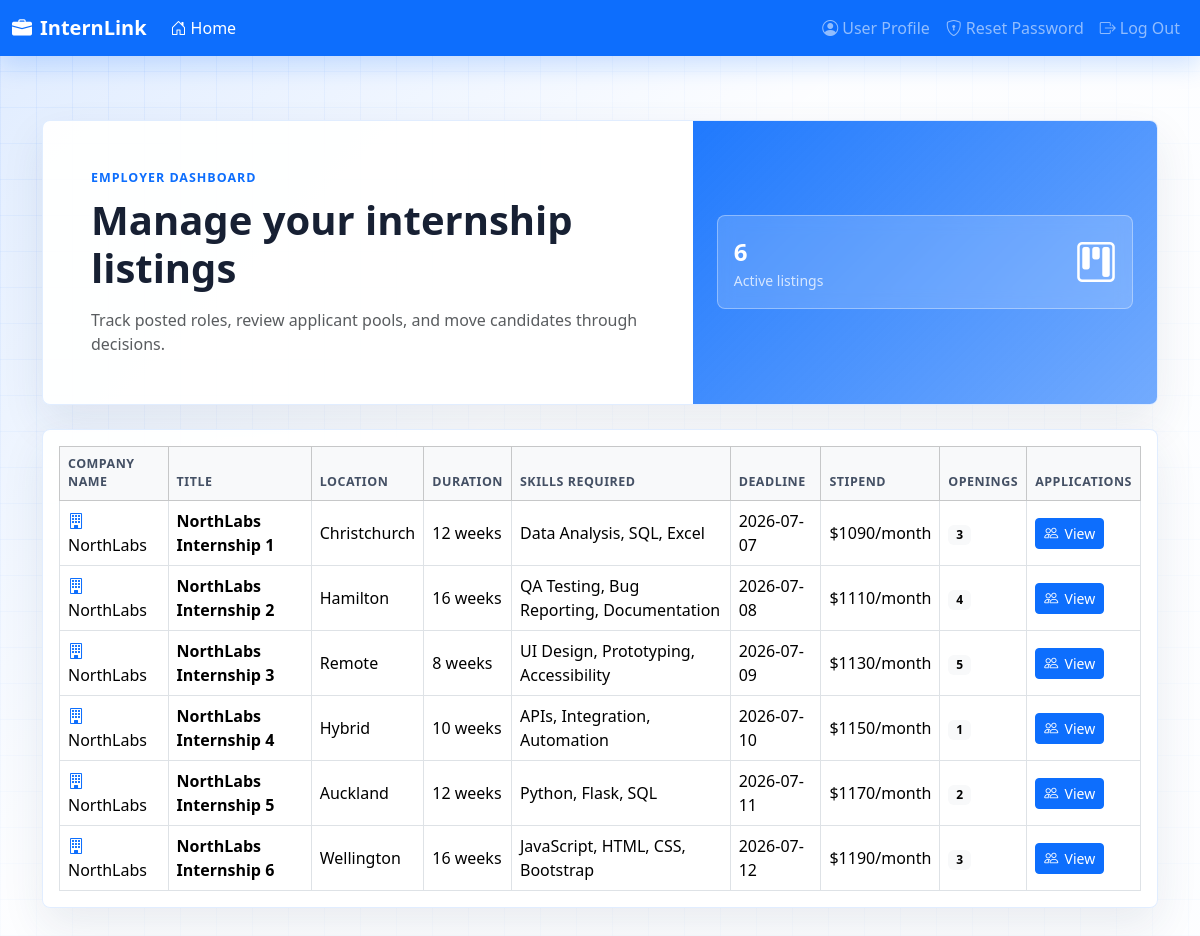
Screenshot of /staff/home (signed in) with the database file from the repository.
### tables this page shows
CREATE TABLE internships (
    internship_id INTEGER PRIMARY KEY AUTOINCREMENT,
    company_id INTEGER NOT NULL,
    title TEXT NOT NULL,
    description TEXT NOT NULL,
    location TEXT,
    duration TEXT,
    salary REAL,
    deadline TEXT,
    stipend TEXT,
    "number_opening" INTEGER DEFAULT 1,
    additional_info TEXT, skills_required TEXT, number_of_opening INTEGER DEFAULT 1,
    FOREIGN KEY (company_id) REFERENCES employers(emp_id) ON DELETE CASCADE
);

CREATE TABLE employers (
    emp_id INTEGER PRIMARY KEY AUTOINCREMENT,
    user_id INTEGER NOT NULL UNIQUE,
    company_name TEXT NOT NULL,
    company_description TEXT,
    website TEXT,
    logo_path TEXT DEFAULT 'images/default.JPG',
    FOREIGN KEY (user_id) REFERENCES users(user_id) ON DELETE CASCADE
);

### mysite/staff.py (the view)
@app.route("/staff/home")
def staff_home():
    if "loggedin" not in session:
        return redirect(url_for("login"))
    if session["role"] != "Employer":
        return render_template("access_denied.html"), 403
    with db.get_cursor() as cursor:
        cursor.execute(
            """
            SELECT
                i.*,
                e.company_name
            FROM internships i
            JOIN employers e ON i.company_id = e.emp_id
            WHERE e.user_id = %s;
            """,
            (session["user_id"],),
        )
        internship_list = cursor.fetchall()
    return render_template("staff_home.html", intershipList=internship_list)

### mysite/db.py (called while the page is built)
def _connect_sqlite(database: str, autocommit: bool):
    db_path = Path(database)
    db_path.parent.mkdir(parents=True, exist_ok=True)
    connection = sqlite3.connect(db_path)
    connection.row_factory = sqlite3.Row
    if autocommit:
        connection.isolation_level = None
    return connection

def get_db():
    if "db" not in g:
        backend = connection_params.get("backend", "mysql")
        if backend == "sqlite":
            g.db = _connect_sqlite(
                str(connection_params["database"]),
                bool(connection_params.get("autocommit", True)),
            )
        else:
            g.db = _connect_mysql()
    return g.db

def get_cursor():
    connection = get_db()
    if connection_params.get("backend") == "sqlite":
        return SQLiteCursorWrapper(connection.cursor())
    return connection.cursor(cursorclass=MySQLdb.cursors.DictCursor)

    @staticmethod
    def _adapt_query(query: str) -> str:
        return query.replace("%s", "?")

    def execute(self, query: str, params=None):
        sql = self._adapt_query(query)
        if params is None:
            self._cursor.execute(sql)
        else:
            self._cursor.execute(sql, params)
        return self

    def fetchall(self):
        rows = self._cursor.fetchall()
        return [dict(row) for row in rows]

    def close(self):
        self._cursor.close()

    def __enter__(self):
        return self

    def __exit__(self, exc_type, exc, tb):
        self.close()
        return False

### templates/staff_home.html
{% extends 'userbase.html' %} {% block title %}Staff Home{% endblock %}
{% set active_page = 'home' %} {% block content %}
<section class="container py-4 py-lg-5">
  <div class="page-hero row g-0 mb-4">
    <div class="col-lg-7 p-4 p-lg-5">
      <p class="hero-kicker mb-2">Employer dashboard</p>
      <h1 class="fw-bold mb-3">Manage your internship listings</h1>
      <p class="text-muted mb-0">
        Track posted roles, review applicant pools, and move candidates through decisions.
      </p>
    </div>
    <div class="col-lg-5 job-visual d-flex align-items-center p-4">
      <div class="job-visual-card p-3 w-100">
        <div class="d-flex align-items-center justify-content-between">
          <div>
            <div class="fw-bold fs-4">{{ intershipList|length }}</div>
            <div class="small opacity-75">Active listings</div>
          </div>
          <i class="bi bi-kanban fs-1"></i>
        </div>
      </div>
    </div>
  </div>
  {% if intershipList %}
  <div class="content-panel table-responsive p-3">
    <table class="table table-bordered table-hover align-middle mb-0">
      <thead class="table-light">
        <tr>
          <th>Company Name</th>
          <th>Title</th>
          <th>Location</th>
          <th>Duration</th>
          <th>Skills Required</th>
          <th>Deadline</th>
          <th>Stipend</th>
          <th>Openings</th>
          <th>Applications</th>
        </tr>
      </thead>
      <tbody>
        {% for internship in intershipList %}
        <tr>
          <td><i class="bi bi-building text-primary me-1"></i>{{ internship.company_name }}</td>
          <td class="fw-semibold">{{ internship.title }}</td>
          <td>{{ internship.location }}</td>
          <td>{{ internship.duration }}</td>
          <td>{{ internship.skills_required }}</td>
          <td>{{ internship.deadline }}</td>
          <td>{{ internship.stipend }}</td>
          <td><span class="badge text-bg-light">{{ internship.number_of_opening }}</span></td>
          <td>
            <a
              class="btn btn-sm btn-primary"
              href="{{ url_for('view_applications', internship_id=internship.internship_id) }}"
              role="button"
            >
              <i class="bi bi-people"></i>View
            </a>
          </td>
        </tr>
        {% endfor %}
      </tbody>
    </table>
  </div>
  {% else %}
  <p class="text-muted mt-4">No internships found for your organization.</p>
  {% endif %}
</section>
{% endblock %}

### static/css/app.css (style rules this page uses)
:root { --job-primary-soft: rgba(13, 110, 253, 0.1); --job-primary-line: rgba(13, 110, 253, 0.18); --job-ink: #172033; --job-muted: #637083; --job-surface: rgba(255, 255, 255, 0.94); }
body.job-shell, body.auth-shell { min-height: 100vh; color: var(--job-ink); background: linear-gradient(135deg, rgba(13, 110, 253, 0.1), rgba(255, 255, 255, 0.7) 42%), linear-gradient(90deg, rgba(13, 110, 253, 0.07) 1px, transparent 1px), linear-gradient(0deg, rgba(13, 110, 253, 0.06) 1px, transparent 1px), #f7faff; background-size: auto, 36px 36px, 36px 36px, auto; }
.page-hero, .auth-panel, .content-panel, .job-card, .stat-tile { background: var(--job-surface); border: 1px solid rgba(13, 110, 253, 0.12); box-shadow: 0 18px 44px rgba(28, 50, 94, 0.09); }
.page-hero { border-radius: 8px; overflow: hidden; }
.hero-kicker { color: var(--bs-primary); font-size: 0.78rem; font-weight: 800; letter-spacing: 0.08em; text-transform: uppercase; }
.job-visual { min-height: 220px; background: linear-gradient(135deg, rgba(13, 110, 253, 0.92), rgba(13, 110, 253, 0.58)), repeating-linear-gradient(45deg, rgba(255, 255, 255, 0.14) 0 1px, transparent 1px 18px); color: #fff; }
.job-visual-card { border: 1px solid rgba(255, 255, 255, 0.35); border-radius: 8px; background: rgba(255, 255, 255, 0.16); backdrop-filter: blur(8px); }
.filter-bar, .content-panel { border-radius: 8px; }
.table { --bs-table-bg: #fff; }
.table thead th { color: #445064; font-size: 0.78rem; letter-spacing: 0.04em; text-transform: uppercase; }
.btn { align-items: center; display: inline-flex; gap: 0.4rem; justify-content: center; }

### rows the page displays
internships: company_name "NorthLabs", title "NorthLabs Internship 1", location "Christchurch", duration "12 weeks", skills_required "Data Analysis, SQL, Excel", deadline "2026-07-07", stipend "$1090/month", number_of_opening "3"
internships: company_name "NorthLabs", title "NorthLabs Internship 2", location "Hamilton", duration "16 weeks", skills_required "QA Testing, Bug Reporting, Documentation", deadline "2026-07-08", stipend "$1110/month", number_of_opening "4"
internships: company_name "NorthLabs", title "NorthLabs Internship 3", location "Remote", duration "8 weeks", skills_required "UI Design, Prototyping, Accessibility", deadline "2026-07-09", stipend "$1130/month", number_of_opening "5"
internships: company_name "NorthLabs", title "NorthLabs Internship 4", location "Hybrid", duration "10 weeks", skills_required "APIs, Integration, Automation", deadline "2026-07-10", stipend "$1150/month", number_of_opening "1"
internships: company_name "NorthLabs", title "NorthLabs Internship 5", location "Auckland", duration "12 weeks", skills_required "Python, Flask, SQL", deadline "2026-07-11", stipend "$1170/month", number_of_opening "2"
internships: company_name "NorthLabs", title "NorthLabs Internship 6", location "Wellington", duration "16 weeks", skills_required "JavaScript, HTML, CSS, Bootstrap", deadline "2026-07-12", stipend "$1190/month", number_of_opening "3"

### other values shown
{{ intershipList|length }} "6"
